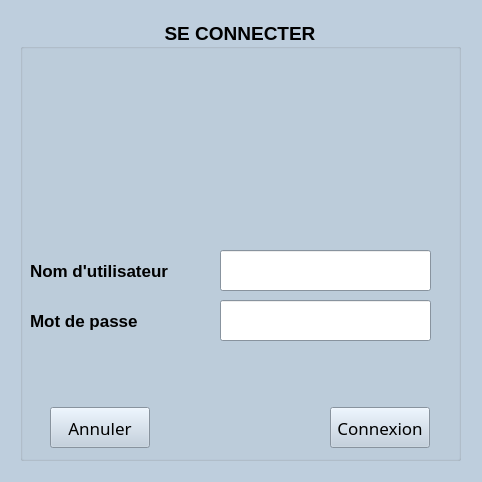
<?xml version="1.0" encoding="UTF-8"?>
<ui version="4.0">
 <class>ChaineHotel</class>
 <widget class="QMainWindow" name="ChaineHotel">
  <property name="geometry">
   <rect>
    <x>0</x>
    <y>0</y>
    <width>482</width>
    <height>482</height>
   </rect>
  </property>
  <property name="palette">
   <palette>
    <active>
     <colorrole role="WindowText">
      <brush brushstyle="SolidPattern">
       <color alpha="255">
        <red>0</red>
        <green>0</green>
        <blue>0</blue>
       </color>
      </brush>
     </colorrole>
     <colorrole role="Button">
      <brush brushstyle="SolidPattern">
       <color alpha="255">
        <red>190</red>
        <green>206</green>
        <blue>221</blue>
       </color>
      </brush>
     </colorrole>
     <colorrole role="Light">
      <brush brushstyle="SolidPattern">
       <color alpha="255">
        <red>255</red>
        <green>255</green>
        <blue>255</blue>
       </color>
      </brush>
     </colorrole>
     <colorrole role="Midlight">
      <brush brushstyle="SolidPattern">
       <color alpha="255">
        <red>222</red>
        <green>230</green>
        <blue>238</blue>
       </color>
      </brush>
     </colorrole>
     <colorrole role="Dark">
      <brush brushstyle="SolidPattern">
       <color alpha="255">
        <red>95</red>
        <green>103</green>
        <blue>110</blue>
       </color>
      </brush>
     </colorrole>
     <colorrole role="Mid">
      <brush brushstyle="SolidPattern">
       <color alpha="255">
        <red>127</red>
        <green>137</green>
        <blue>147</blue>
       </color>
      </brush>
     </colorrole>
     <colorrole role="Text">
      <brush brushstyle="SolidPattern">
       <color alpha="255">
        <red>0</red>
        <green>0</green>
        <blue>0</blue>
       </color>
      </brush>
     </colorrole>
     <colorrole role="BrightText">
      <brush brushstyle="SolidPattern">
       <color alpha="255">
        <red>255</red>
        <green>255</green>
        <blue>255</blue>
       </color>
      </brush>
     </colorrole>
     <colorrole role="ButtonText">
      <brush brushstyle="SolidPattern">
       <color alpha="255">
        <red>0</red>
        <green>0</green>
        <blue>0</blue>
       </color>
      </brush>
     </colorrole>
     <colorrole role="Base">
      <brush brushstyle="SolidPattern">
       <color alpha="255">
        <red>255</red>
        <green>255</green>
        <blue>255</blue>
       </color>
      </brush>
     </colorrole>
     <colorrole role="Window">
      <brush brushstyle="SolidPattern">
       <color alpha="255">
        <red>190</red>
        <green>206</green>
        <blue>221</blue>
       </color>
      </brush>
     </colorrole>
     <colorrole role="Shadow">
      <brush brushstyle="SolidPattern">
       <color alpha="255">
        <red>0</red>
        <green>0</green>
        <blue>0</blue>
       </color>
      </brush>
     </colorrole>
     <colorrole role="AlternateBase">
      <brush brushstyle="SolidPattern">
       <color alpha="255">
        <red>222</red>
        <green>230</green>
        <blue>238</blue>
       </color>
      </brush>
     </colorrole>
     <colorrole role="ToolTipBase">
      <brush brushstyle="SolidPattern">
       <color alpha="255">
        <red>255</red>
        <green>255</green>
        <blue>220</blue>
       </color>
      </brush>
     </colorrole>
     <colorrole role="ToolTipText">
      <brush brushstyle="SolidPattern">
       <color alpha="255">
        <red>0</red>
        <green>0</green>
        <blue>0</blue>
       </color>
      </brush>
     </colorrole>
     <colorrole role="PlaceholderText">
      <brush brushstyle="SolidPattern">
       <color alpha="128">
        <red>0</red>
        <green>0</green>
        <blue>0</blue>
       </color>
      </brush>
     </colorrole>
    </active>
    <inactive>
     <colorrole role="WindowText">
      <brush brushstyle="SolidPattern">
       <color alpha="255">
        <red>0</red>
        <green>0</green>
        <blue>0</blue>
       </color>
      </brush>
     </colorrole>
     <colorrole role="Button">
      <brush brushstyle="SolidPattern">
       <color alpha="255">
        <red>190</red>
        <green>206</green>
        <blue>221</blue>
       </color>
      </brush>
     </colorrole>
     <colorrole role="Light">
      <brush brushstyle="SolidPattern">
       <color alpha="255">
        <red>255</red>
        <green>255</green>
        <blue>255</blue>
       </color>
      </brush>
     </colorrole>
     <colorrole role="Midlight">
      <brush brushstyle="SolidPattern">
       <color alpha="255">
        <red>222</red>
        <green>230</green>
        <blue>238</blue>
       </color>
      </brush>
     </colorrole>
     <colorrole role="Dark">
      <brush brushstyle="SolidPattern">
       <color alpha="255">
        <red>95</red>
        <green>103</green>
        <blue>110</blue>
       </color>
      </brush>
     </colorrole>
     <colorrole role="Mid">
      <brush brushstyle="SolidPattern">
       <color alpha="255">
        <red>127</red>
        <green>137</green>
        <blue>147</blue>
       </color>
      </brush>
     </colorrole>
     <colorrole role="Text">
      <brush brushstyle="SolidPattern">
       <color alpha="255">
        <red>0</red>
        <green>0</green>
        <blue>0</blue>
       </color>
      </brush>
     </colorrole>
     <colorrole role="BrightText">
      <brush brushstyle="SolidPattern">
       <color alpha="255">
        <red>255</red>
        <green>255</green>
        <blue>255</blue>
       </color>
      </brush>
     </colorrole>
     <colorrole role="ButtonText">
      <brush brushstyle="SolidPattern">
       <color alpha="255">
        <red>0</red>
        <green>0</green>
        <blue>0</blue>
       </color>
      </brush>
     </colorrole>
     <colorrole role="Base">
      <brush brushstyle="SolidPattern">
       <color alpha="255">
        <red>255</red>
        <green>255</green>
        <blue>255</blue>
       </color>
      </brush>
     </colorrole>
     <colorrole role="Window">
      <brush brushstyle="SolidPattern">
       <color alpha="255">
        <red>190</red>
        <green>206</green>
        <blue>221</blue>
       </color>
      </brush>
     </colorrole>
     <colorrole role="Shadow">
      <brush brushstyle="SolidPattern">
       <color alpha="255">
        <red>0</red>
        <green>0</green>
        <blue>0</blue>
       </color>
      </brush>
     </colorrole>
     <colorrole role="AlternateBase">
      <brush brushstyle="SolidPattern">
       <color alpha="255">
        <red>222</red>
        <green>230</green>
        <blue>238</blue>
       </color>
      </brush>
     </colorrole>
     <colorrole role="ToolTipBase">
      <brush brushstyle="SolidPattern">
       <color alpha="255">
        <red>255</red>
        <green>255</green>
        <blue>220</blue>
       </color>
      </brush>
     </colorrole>
     <colorrole role="ToolTipText">
      <brush brushstyle="SolidPattern">
       <color alpha="255">
        <red>0</red>
        <green>0</green>
        <blue>0</blue>
       </color>
      </brush>
     </colorrole>
     <colorrole role="PlaceholderText">
      <brush brushstyle="SolidPattern">
       <color alpha="128">
        <red>0</red>
        <green>0</green>
        <blue>0</blue>
       </color>
      </brush>
     </colorrole>
    </inactive>
    <disabled>
     <colorrole role="WindowText">
      <brush brushstyle="SolidPattern">
       <color alpha="255">
        <red>95</red>
        <green>103</green>
        <blue>110</blue>
       </color>
      </brush>
     </colorrole>
     <colorrole role="Button">
      <brush brushstyle="SolidPattern">
       <color alpha="255">
        <red>190</red>
        <green>206</green>
        <blue>221</blue>
       </color>
      </brush>
     </colorrole>
     <colorrole role="Light">
      <brush brushstyle="SolidPattern">
       <color alpha="255">
        <red>255</red>
        <green>255</green>
        <blue>255</blue>
       </color>
      </brush>
     </colorrole>
     <colorrole role="Midlight">
      <brush brushstyle="SolidPattern">
       <color alpha="255">
        <red>222</red>
        <green>230</green>
        <blue>238</blue>
       </color>
      </brush>
     </colorrole>
     <colorrole role="Dark">
      <brush brushstyle="SolidPattern">
       <color alpha="255">
        <red>95</red>
        <green>103</green>
        <blue>110</blue>
       </color>
      </brush>
     </colorrole>
     <colorrole role="Mid">
      <brush brushstyle="SolidPattern">
       <color alpha="255">
        <red>127</red>
        <green>137</green>
        <blue>147</blue>
       </color>
      </brush>
     </colorrole>
     <colorrole role="Text">
      <brush brushstyle="SolidPattern">
       <color alpha="255">
        <red>95</red>
        <green>103</green>
        <blue>110</blue>
       </color>
      </brush>
     </colorrole>
     <colorrole role="BrightText">
      <brush brushstyle="SolidPattern">
       <color alpha="255">
        <red>255</red>
        <green>255</green>
        <blue>255</blue>
       </color>
      </brush>
     </colorrole>
     <colorrole role="ButtonText">
      <brush brushstyle="SolidPattern">
       <color alpha="255">
        <red>95</red>
        <green>103</green>
        <blue>110</blue>
       </color>
      </brush>
     </colorrole>
     <colorrole role="Base">
      <brush brushstyle="SolidPattern">
       <color alpha="255">
        <red>190</red>
        <green>206</green>
        <blue>221</blue>
       </color>
      </brush>
     </colorrole>
     <colorrole role="Window">
      <brush brushstyle="SolidPattern">
       <color alpha="255">
        <red>190</red>
        <green>206</green>
        <blue>221</blue>
       </color>
      </brush>
     </colorrole>
     <colorrole role="Shadow">
      <brush brushstyle="SolidPattern">
       <color alpha="255">
        <red>0</red>
        <green>0</green>
        <blue>0</blue>
       </color>
      </brush>
     </colorrole>
     <colorrole role="AlternateBase">
      <brush brushstyle="SolidPattern">
       <color alpha="255">
        <red>190</red>
        <green>206</green>
        <blue>221</blue>
       </color>
      </brush>
     </colorrole>
     <colorrole role="ToolTipBase">
      <brush brushstyle="SolidPattern">
       <color alpha="255">
        <red>255</red>
        <green>255</green>
        <blue>220</blue>
       </color>
      </brush>
     </colorrole>
     <colorrole role="ToolTipText">
      <brush brushstyle="SolidPattern">
       <color alpha="255">
        <red>0</red>
        <green>0</green>
        <blue>0</blue>
       </color>
      </brush>
     </colorrole>
     <colorrole role="PlaceholderText">
      <brush brushstyle="SolidPattern">
       <color alpha="128">
        <red>0</red>
        <green>0</green>
        <blue>0</blue>
       </color>
      </brush>
     </colorrole>
    </disabled>
   </palette>
  </property>
  <property name="cursor">
   <cursorShape>PointingHandCursor</cursorShape>
  </property>
  <property name="contextMenuPolicy">
   <enum>Qt::NoContextMenu</enum>
  </property>
  <property name="acceptDrops">
   <bool>false</bool>
  </property>
  <property name="windowTitle">
   <string>Hotel PACEM</string>
  </property>
  <property name="windowIcon">
   <iconset resource="img.qrc">
    <normaloff>:/new/img/img/hotel.svg</normaloff>:/new/img/img/hotel.svg</iconset>
  </property>
  <property name="toolButtonStyle">
   <enum>Qt::ToolButtonTextUnderIcon</enum>
  </property>
  <widget class="QWidget" name="centralWidget">
   <widget class="QGroupBox" name="groupBox">
    <property name="geometry">
     <rect>
      <x>20</x>
      <y>20</y>
      <width>441</width>
      <height>441</height>
     </rect>
    </property>
    <property name="font">
     <font>
      <pointsize>14</pointsize>
      <weight>75</weight>
      <bold>true</bold>
     </font>
    </property>
    <property name="cursor">
     <cursorShape>PointingHandCursor</cursorShape>
    </property>
    <property name="title">
     <string notr="true">SE CONNECTER</string>
    </property>
    <property name="alignment">
     <set>Qt::AlignCenter</set>
    </property>
    <property name="flat">
     <bool>false</bool>
    </property>
    <property name="checkable">
     <bool>false</bool>
    </property>
    <widget class="QLineEdit" name="lineEdit_pass">
     <property name="geometry">
      <rect>
       <x>200</x>
       <y>280</y>
       <width>211</width>
       <height>41</height>
      </rect>
     </property>
     <property name="toolTip">
      <string comment="Tapez votre mot de passe ici!!!"/>
     </property>
     <property name="autoFillBackground">
      <bool>false</bool>
     </property>
     <property name="text">
      <string/>
     </property>
     <property name="echoMode">
      <enum>QLineEdit::Password</enum>
     </property>
     <property name="cursorPosition">
      <number>0</number>
     </property>
     <property name="clearButtonEnabled">
      <bool>true</bool>
     </property>
    </widget>
    <widget class="QPushButton" name="pushButton_connexion">
     <property name="geometry">
      <rect>
       <x>310</x>
       <y>387</y>
       <width>100</width>
       <height>41</height>
      </rect>
     </property>
     <property name="font">
      <font>
       <family>ABeeZee</family>
       <pointsize>13</pointsize>
       <weight>50</weight>
       <bold>false</bold>
      </font>
     </property>
     <property name="text">
      <string>Connexion</string>
     </property>
    </widget>
    <widget class="QLabel" name="label_user">
     <property name="geometry">
      <rect>
       <x>10</x>
       <y>230</y>
       <width>171</width>
       <height>41</height>
      </rect>
     </property>
     <property name="font">
      <font>
       <family>Ubuntu</family>
       <pointsize>13</pointsize>
       <weight>75</weight>
       <bold>true</bold>
       <kerning>true</kerning>
      </font>
     </property>
     <property name="text">
      <string>Nom d'utilisateur</string>
     </property>
     <property name="buddy">
      <cstring>lineEdit_user</cstring>
     </property>
    </widget>
    <widget class="QPushButton" name="pushButton_cancel">
     <property name="geometry">
      <rect>
       <x>30</x>
       <y>387</y>
       <width>100</width>
       <height>41</height>
      </rect>
     </property>
     <property name="font">
      <font>
       <family>ABeeZee</family>
       <pointsize>13</pointsize>
       <weight>50</weight>
       <bold>false</bold>
      </font>
     </property>
     <property name="text">
      <string>Annuler</string>
     </property>
    </widget>
    <widget class="QLineEdit" name="lineEdit_user">
     <property name="geometry">
      <rect>
       <x>200</x>
       <y>230</y>
       <width>211</width>
       <height>41</height>
      </rect>
     </property>
     <property name="sizePolicy">
      <sizepolicy hsizetype="Fixed" vsizetype="Fixed">
       <horstretch>0</horstretch>
       <verstretch>0</verstretch>
      </sizepolicy>
     </property>
     <property name="sizeIncrement">
      <size>
       <width>0</width>
       <height>0</height>
      </size>
     </property>
     <property name="baseSize">
      <size>
       <width>0</width>
       <height>0</height>
      </size>
     </property>
     <property name="toolTip">
      <string comment="Tapez nom d'utilisateur ici!!!"/>
     </property>
     <property name="autoFillBackground">
      <bool>false</bool>
     </property>
     <property name="text">
      <string/>
     </property>
     <property name="echoMode">
      <enum>QLineEdit::Normal</enum>
     </property>
     <property name="cursorPosition">
      <number>0</number>
     </property>
     <property name="dragEnabled">
      <bool>false</bool>
     </property>
     <property name="clearButtonEnabled">
      <bool>true</bool>
     </property>
    </widget>
    <widget class="QLabel" name="label_pass">
     <property name="geometry">
      <rect>
       <x>10</x>
       <y>280</y>
       <width>141</width>
       <height>41</height>
      </rect>
     </property>
     <property name="font">
      <font>
       <family>Ubuntu</family>
       <pointsize>13</pointsize>
       <weight>75</weight>
       <bold>true</bold>
      </font>
     </property>
     <property name="text">
      <string>Mot de passe</string>
     </property>
     <property name="buddy">
      <cstring>lineEdit_pass</cstring>
     </property>
    </widget>
    <widget class="QLabel" name="label_staffHotel">
     <property name="geometry">
      <rect>
       <x>160</x>
       <y>50</y>
       <width>135</width>
       <height>135</height>
      </rect>
     </property>
     <property name="frameShape">
      <enum>QFrame::NoFrame</enum>
     </property>
     <property name="frameShadow">
      <enum>QFrame::Sunken</enum>
     </property>
     <property name="lineWidth">
      <number>2</number>
     </property>
     <property name="text">
      <string/>
     </property>
     <property name="scaledContents">
      <bool>false</bool>
     </property>
    </widget>
    <widget class="QLabel" name="label_status">
     <property name="geometry">
      <rect>
       <x>10</x>
       <y>347</y>
       <width>421</width>
       <height>20</height>
      </rect>
     </property>
     <property name="text">
      <string/>
     </property>
    </widget>
   </widget>
  </widget>
 </widget>
 <layoutdefault spacing="6" margin="11"/>
 <tabstops>
  <tabstop>lineEdit_user</tabstop>
  <tabstop>lineEdit_pass</tabstop>
  <tabstop>pushButton_connexion</tabstop>
  <tabstop>pushButton_cancel</tabstop>
 </tabstops>
 <resources>
  <include location="img.qrc"/>
 </resources>
 <connections>
  <connection>
   <sender>pushButton_cancel</sender>
   <signal>clicked()</signal>
   <receiver>ChaineHotel</receiver>
   <slot>close()</slot>
   <hints>
    <hint type="sourcelabel">
     <x>106</x>
     <y>423</y>
    </hint>
    <hint type="destinationlabel">
     <x>108</x>
     <y>473</y>
    </hint>
   </hints>
  </connection>
 </connections>
</ui>
